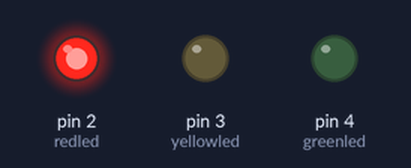
Bench run of a sketch on a simulated Arduino Uno, built with avr-gcc and run on an emulated ATmega328P. Shown: output pins drawn as LEDs (lit = HIGH).

Above: at 2.0 s.
At 4.5 s:
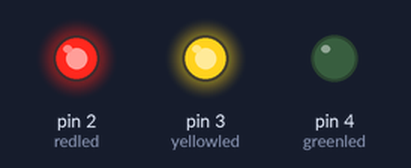
At 7.5 s:
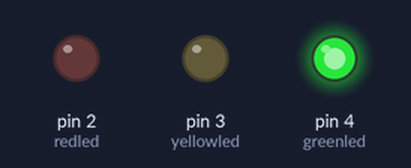
Timing chart, 0 to 14.3 s (numbered marks = the images above):
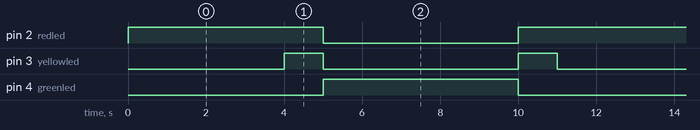

Measured:
- by itself, pin 2 (redled): repeats every 11.0 s: LOW 5.0 s, HIGH 6.0 s
- by itself, pin 3 (yellowled): repeats every 11.0 s: LOW 5.0 s, HIGH 1.0 s, LOW 4.0 s, HIGH 1.0 s
- by itself, pin 4 (greenled): alternates HIGH for 5.0 s and LOW for 6.0 s

The sketch:

traffic.ino.ino
```cpp
constexpr int8_t redled=2;
constexpr int8_t yellowled=3;
constexpr int8_t greenled=4;

enum ledStates : int8_t{
  STOP,
  READY_TO_GO,
  GO,
  READY_TO_STOP
};

ledStates status=STOP;

void setup() {
  Serial.begin(9600);
  pinMode(redled,OUTPUT);
  pinMode(yellowled,OUTPUT);
  pinMode(greenled,OUTPUT);
}

void stop(){
  digitalWrite(redled,HIGH);
  digitalWrite(yellowled,LOW);
  digitalWrite(greenled,LOW);
  delay(4000);
}

void readyToGo(){
  digitalWrite(redled,HIGH);
  digitalWrite(yellowled,HIGH);
  digitalWrite(greenled,LOW);
  delay(1000);
}

void go(){
  digitalWrite(redled,LOW);
  digitalWrite(yellowled,LOW);
  digitalWrite(greenled,HIGH);
  delay(5000);
}

void readyToStop(){
  digitalWrite(redled,LOW);
  digitalWrite(yellowled,HIGH);
  digitalWrite(greenled,HIGH);
  delay(1000);
}

void loop() {
  switch(status){
    case STOP:
      stop();
      status=READY_TO_GO;
    break;

    case READY_TO_GO:
      readyToGo();
      status=GO;
    break;

    case GO:
      go();
      status=READY_TO_STOP;
    break;

    case READY_TO_STOP:
      readyToGo();
      status=STOP;
    break;
  }

}
```
